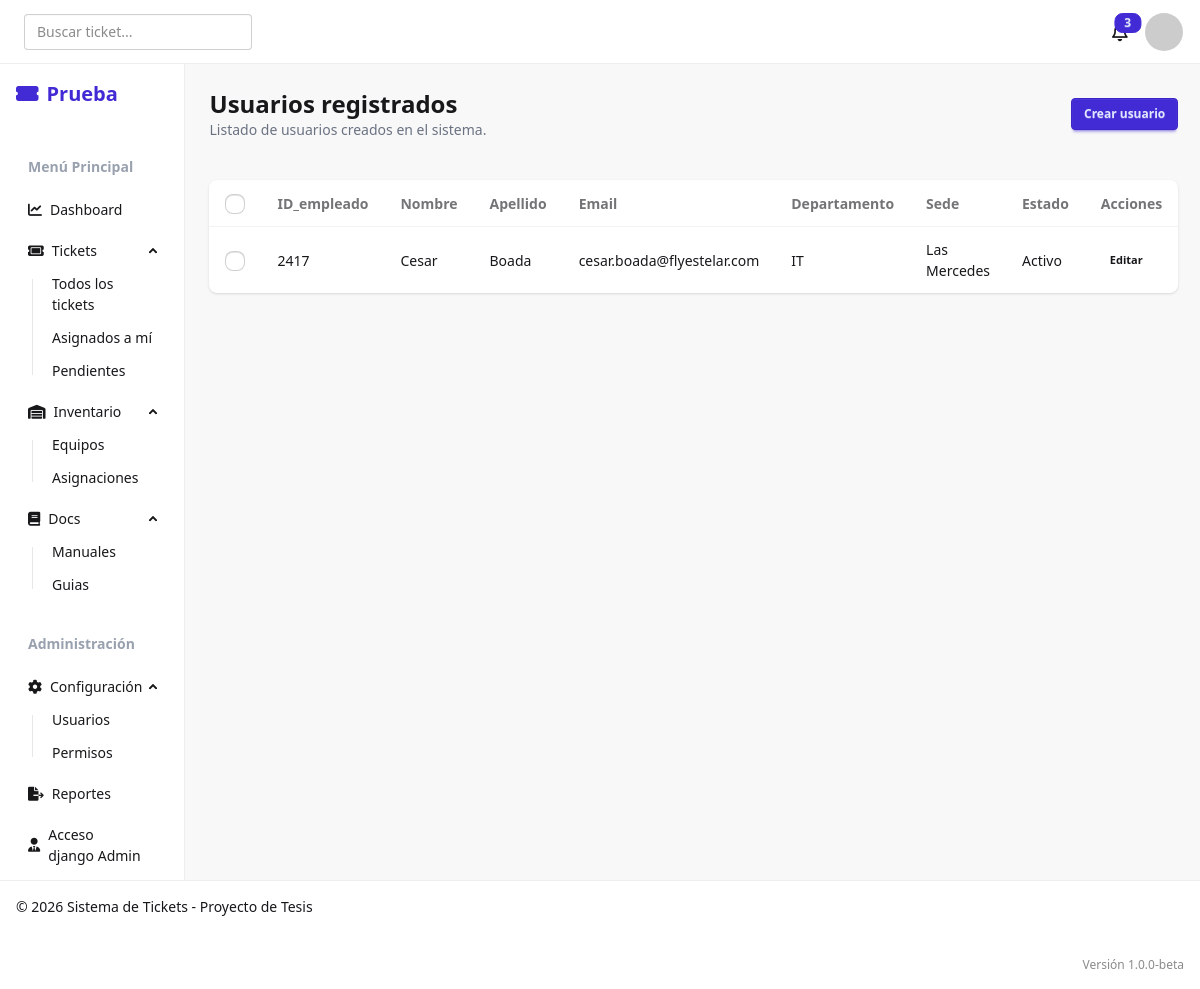
/users/view/, run on an earlier commit of the app's database.
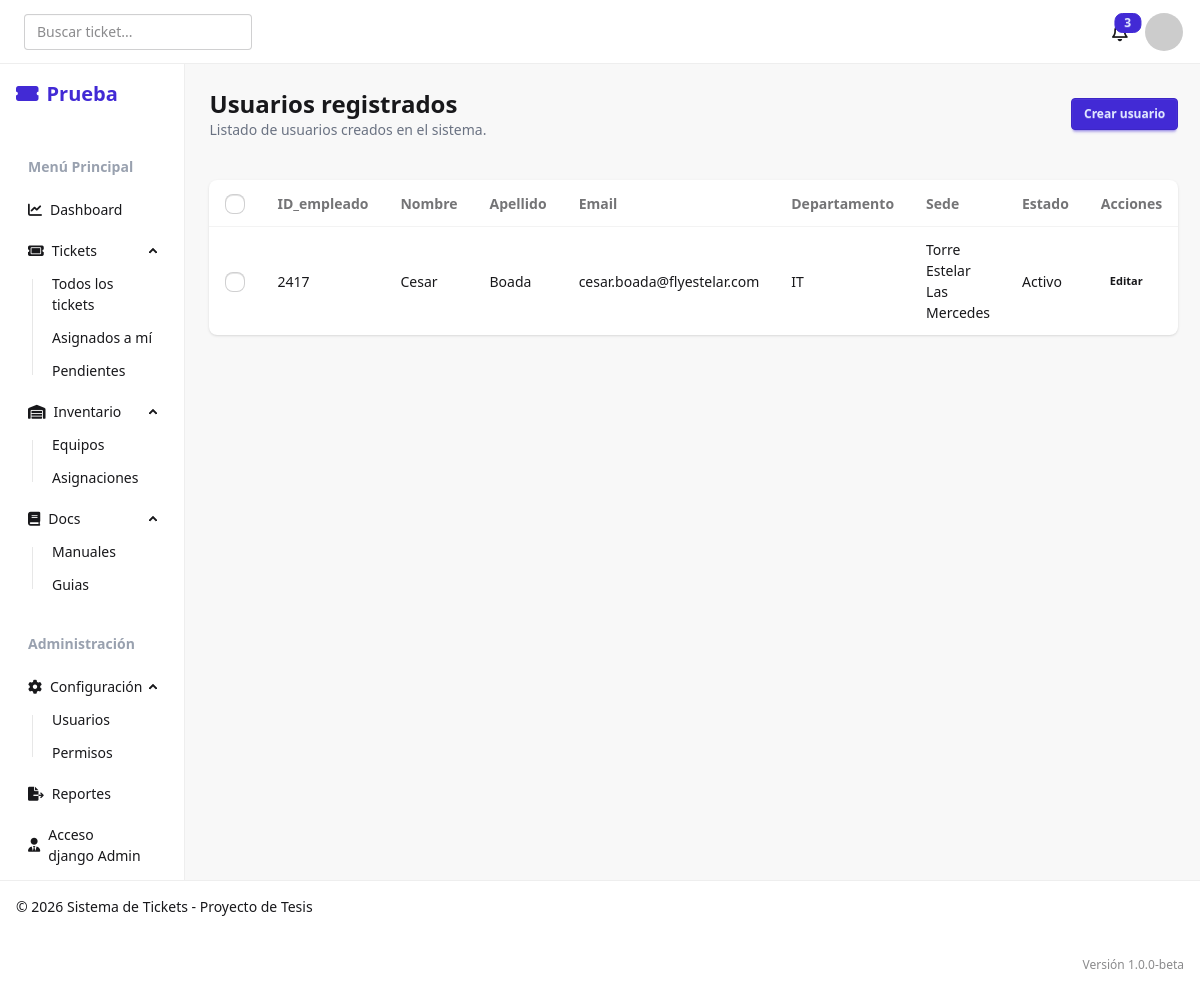
And on a later commit of the database.
### users/models.py (models this page shows, shortened)
class usuario(AbstractUser):
    validador_empleado = RegexValidator(
        regex=r'^\d{4}',
        message="el numero de empleado debe tener 4 digitos"
    )
    ID_empleado = models.CharField(
        max_length=4,
        unique=True,
        validators=[validador_empleado],
        help_text="ID de empleado de 4 digitos",
        default="0000"
    )
    USERNAME_FIELD = 'ID_empleado'
    departamento = models.ForeignKey(
        'departamento',
        on_delete=models.SET_NULL,
        null=True,
        related_name='usuarios'
        )
    sede = models.ForeignKey(
        'sede',
        on_delete=models.SET_NULL,
        null=True,
        related_name='usuarios'
        )
    REQUIRED_FIELDS = ['username', 'email']

class sede(models.Model):
    codigo = models.CharField(
        max_length=3,
        unique=True,
        help_text="Codigo de sede de 3 caracteres")
    nombre = models.CharField(
        max_length=50,
        unique=True)
    departamentos = models.ManyToManyField(
        departamento,
        related_name='sedes',
        help_text="Departamentos en esta sede"
        )
    def __str__(self):
        return self.nombre

class departamento(models.Model):
    codigo = models.CharField(max_length=10, unique=True, null=True)
    nombre = models.CharField(max_length=50, unique=True)
    def __str__(self):
        return self.nombre
    class Meta:
        verbose_name_plural = "departamentos"

### users/views.py (the view)
# urls.py: path('view/', views.user_view, name='user_view'),
def user_view(request):
    user_model = get_user_model()
    usuarios = user_model.objects.select_related('departamento', 'sede').filter(is_active=True).order_by('ID_empleado')
    return render(request, 'user_view.html', {'usuarios': usuarios})

### users/templates/user_view.html (shortened to what this page needs)
{% extends 'base.html' %}
{% block content %}
<div class="space-y-6">
    <div class="flex flex-col gap-4 sm:flex-row sm:items-center sm:justify-between">
        <div>
            <h1 class="text-2xl font-bold">Usuarios registrados</h1>
            <p class="text-sm text-gray-500">Listado de usuarios creados en el sistema.</p>
        </div>
        <a href="{% url 'user_create' %}" class="btn btn-primary btn-sm">Crear usuario</a>
    </div>
    <form method="post" id="users-form" action="{% url 'user_delete' %}" class="space-y-4">
        <div class="overflow-x-auto bg-base-100 rounded-lg shadow">
            <table class="table w-full">
                <thead>
                    <tr>
                        <th>
                            <input type="checkbox" id="select-all" class="checkbox checkbox-sm" />
                        </th>
                        <th>ID_empleado</th>
                        <th>Nombre</th>
                        <th>Apellido</th>
                        <th>Email</th>
                        <th>Departamento</th>
                        <th>Sede</th>
                        <th>Estado</th>
                        <th>Acciones</th>
                    </tr>
                </thead>
                <tbody>
                    {% for usuario in usuarios %}
                        <tr>
                            <td>
                                <input
                                    type="checkbox"
                                    name="usuarios_seleccionados"
                                    value="{{ usuario.id }}"
                                    class="checkbox checkbox-sm row-checkbox"
                                />
                            </td>
                            <td>{{ usuario.ID_empleado }}</td>
                            <td>{{ usuario.first_name }}</td>
                            <td>{{ usuario.last_name }}</td>
                            <td>{{ usuario.email }}</td>
                            <td>{{ usuario.departamento }}</td>
                            <td>{{ usuario.sede }}</td>
                            <td>{{ usuario.is_active|yesno:"Activo,Inactivo"}}</td>
                            <td>
                                <a href="{% url 'user_edit' usuario.id %}" class="btn btn-ghost btn-xs">Editar</a>
                            </td>
                        </tr>
                    {% empty %}
                        <tr>
                            <td colspan="8" class="text-center text-gray-500 py-6">No hay usuarios registrados.</td>
                        </tr>
                    {% endfor %}
                </tbody>
            </table>
        </div>
    </form>
</div>
{% endblock %}

What changed in the data, as far as the page shows it:
changed through a linked row, usuario "Cesar": sede "Las Mercedes" → "Torre Estelar Las Mercedes"
